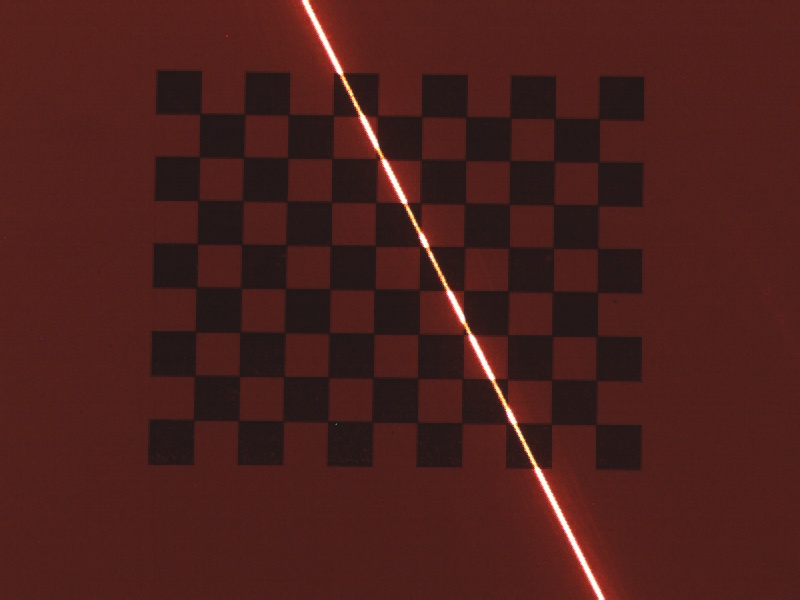
//> input picture StructLight0.jpg, 800 x 600 px
$ ./Thinner   (built with g++ and OpenCV 4)
//> lines starting //> are read from the running program, lines starting //| are printed output that depends on the picture; after the words box and inside, x2 and y2 are one past the last pixel; in counts of white or black regions, pixels touching at a corner belong together
#include<opencv2/opencv.hpp>
using namespace std;
using namespace cv;
void thinner(Mat &image,Mat &result,int maxitrator=-1)
{
	image.copyTo(result);
	int count=0;//记录迭代次数
	while(1)
	{
		count++;
		if(maxitrator!=-1 && count>maxitrator)
			break;
		vector<Point>flagPoint;//用于标记要删除的点//vector<pair<int,int>>flagPoint
		//进行点标记
		for(int i=0;i<image.rows;i++)
		{
			for(int j=0;j<image.cols;j++)
			{
				//满足以下四个条件，进行标记
				//p9 p2 p3
				//p8 p1 p4
				//p7 p6 p5
				int p1=result.at<uchar>(i,j);
				int p2=(i==0)?0:result.at<uchar>(i-1,j);
				int p3=(i==0 || j==result.cols-1)?0:result.at<uchar>(i-1,j+1);
				int p4=(j==result.cols-1)?0:result.at<uchar>(i,j+1);
				int p5=(i==result.rows-1 || j==image.cols-1)?0:result.at<uchar>(i+1,j+1);
				int p6=(i==result.rows-1)?0:result.at<uchar>(i+1,j);
				int p7=(i==result.rows-1 || j==0)?0:result.at<uchar>(i+1,j-1);
				int p8=(j==0)?0:result.at<uchar>(i,j-1);
				int p9=(i==0 || j==0)?0:result.at<uchar>(i-1,j-1);
				if((p2+p3+p4+p5+p6+p7+p8+p9)>=2 && (p2+p3+p4+p5+p6+p7+p8+p9)<=6)
				{
					int ap=0;
					if(p2==0 && p3==1) ++ap;
					if(p3==0 && p4==1) ++ap;
					if(p4==0 && p5==1) ++ap;
					if(p5==0 && p6==1) ++ap;
					if(p6==0 && p7==1) ++ap;
					if(p7==0 && p8==1) ++ap;
					if(p8==0 && p9==1) ++ap;
					if(p9==0 && p2==1) ++ap;
					if(ap==1)
					{
						if(p2*p4*p6==0)
						{
							if(p4*p6*p8==0)
								//记入标记点
								flagPoint.push_back(Point(i,j));
						}
					}
				}
			}
		}
		//将标记点删除
		//vector<Vec2b>::const_iterator it=flagPoint.begin();
		for(vector<Point>::const_iterator it=flagPoint.begin();it!=flagPoint.end();it++)
			result.at<uchar>((*it).x,(*it).y)=0;
		//直到没有点满足，算法结束
		if(flagPoint.size()==0)
			break;
		else
			flagPoint.clear();
		//再对点进行标记
		for(int i=0;i<image.rows;i++)
		{
			for(int j=0;j<image.cols;j++)
			{
				//满足以下四个条件，进行标记
				//p9 p2 p3
				//p8 p1 p4
				//p7 p6 p5
				int p1=result.at<uchar>(i,j);
				if(p1!=1) continue;
				int p2=(i==0)?0:result.at<uchar>(i-1,j);
				int p3=(i==0 || j==result.cols-1)?0:result.at<uchar>(i-1,j+1);
				int p4=(j==result.cols-1)?0:result.at<uchar>(i,j+1);
				int p5=(i==result.rows-1 || j==image.cols-1)?0:result.at<uchar>(i+1,j+1);
				int p6=(i==result.rows-1)?0:result.at<uchar>(i+1,j);
				int p7=(i==result.rows-1 || j==0)?0:result.at<uchar>(i+1,j-1);
				int p8=(j==0)?0:result.at<uchar>(i,j-1);
				int p9=(i==0 || j==0)?0:result.at<uchar>(i-1,j-1);
				if((p2+p3+p4+p5+p6+p7+p8+p9)>=2 && (p2+p3+p4+p5+p6+p7+p8+p9)<=6)
				{
					int ap=0;
					if(p2==0 && p3==1) ++ap;
					if(p3==0 && p4==1) ++ap;
					if(p4==0 && p5==1) ++ap;
					if(p5==0 && p6==1) ++ap;
					if(p6==0 && p7==1) ++ap;
					if(p7==0 && p8==1) ++ap;
					if(p8==0 && p9==1) ++ap;
					if(p9==0 && p2==1) ++ap;
					if(ap==1)
					{
						if(p2*p4*p8==0)
						{
							if(p2*p6*p8==0)
								//记入标记点
								flagPoint.push_back(Point(i,j));
						}
					}
				}
			}
		}
		//将标记点删除
		for(vector<Point>::const_iterator it=flagPoint.begin();it!=flagPoint.end();it++)
			result.at<uchar>((*it).x,(*it).y)=0;
		//直到没有点满足，算法结束
		if(flagPoint.size()==0)
			break;
		else
			flagPoint.clear();
	}
	cout<<count<<endl;
}
void main()
{
	Mat result;
	Mat binary;
	Mat opend;
	Mat element(3,3,CV_8UC1,Scalar(1));
	Mat img=imread("StructLight0.JPG",0);//读入灰度图像
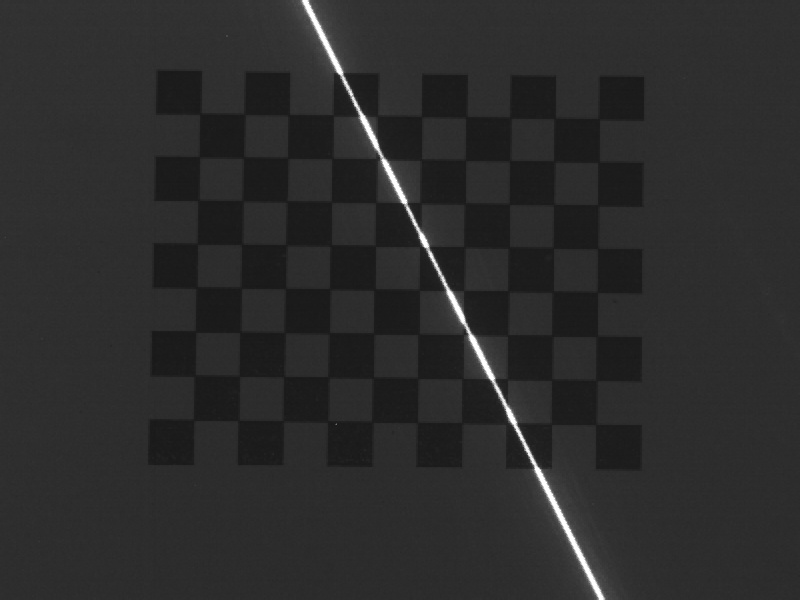
//> img: 600 rows x 800 cols, CV_8UC1; min 23, max 255, mean 44.1
	medianBlur(img,img,3);
	threshold(img,binary,128,255,THRESH_BINARY|THRESH_OTSU);
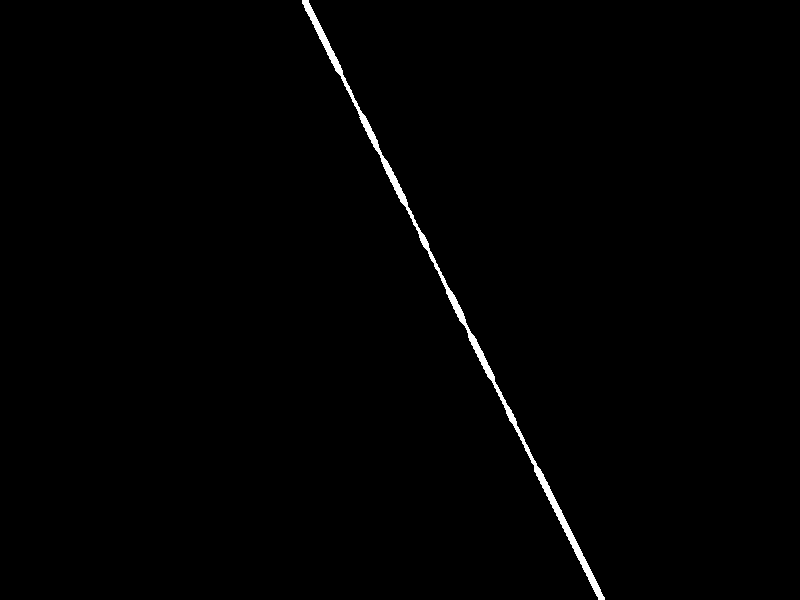
//> binary: 600 rows x 800 cols, CV_8UC1; 0.76% white; 1 white region, box (x1, y1, x2, y2) and area: (302, 0, 605, 600) 3654
	imshow("binary",binary);
	imwrite("binary.jpg",binary);
	/*medianBlur(binary,opend,3);
	dilate(opend,opend,element);
	imshow("opend",opend);*/
	threshold(binary,binary,128,1,THRESH_BINARY);//这个不是一般的二值，而是根据阈值来设定灰度值
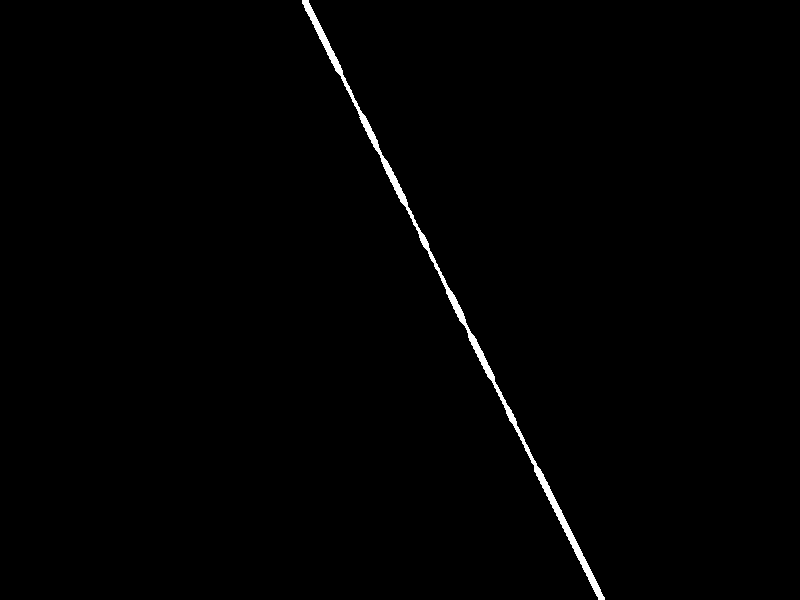
//> binary: 600 rows x 800 cols, CV_8UC1; values 0 (black) and 1 (white), 0.76% white; 1 white region, box (x1, y1, x2, y2) and area: (302, 0, 605, 600) 3654
	//imshow("img",img);
	thinner(binary,result);
//> after the loop in thinner, `while(1)`:
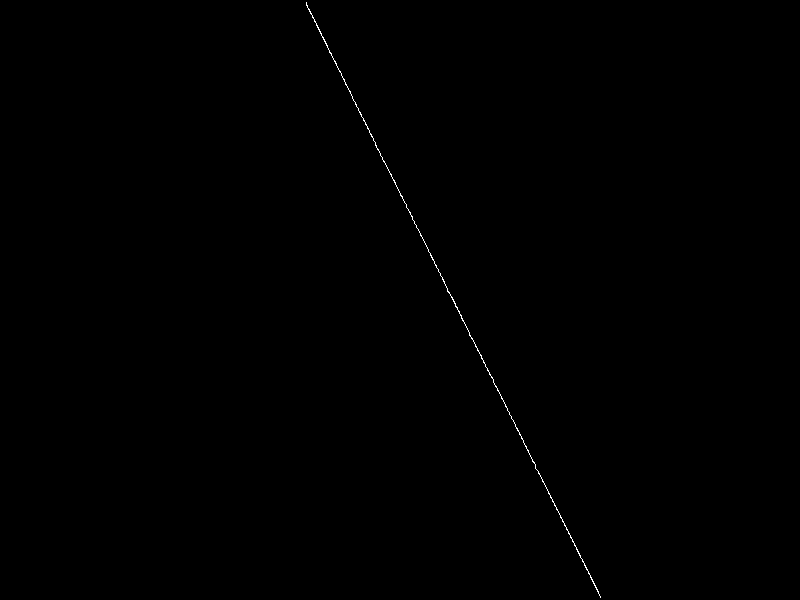
//> result: 600 rows x 800 cols, CV_8UC1; values 0 (black) and 1 (white), 0.15% white in thin lines or dots, all inside (x1, y1, x2, y2) = (306, 2, 601, 598)
//> after the loop in thinner, `while(1)`: count = 3
//| 3
	for(int i=0;i<result.rows;i++)
	{
		for(int j=0;j<result.cols;j++)
		{
			if(result.at<uchar>(i,j)==1)
				result.at<uchar>(i,j)=255;
		}
	}
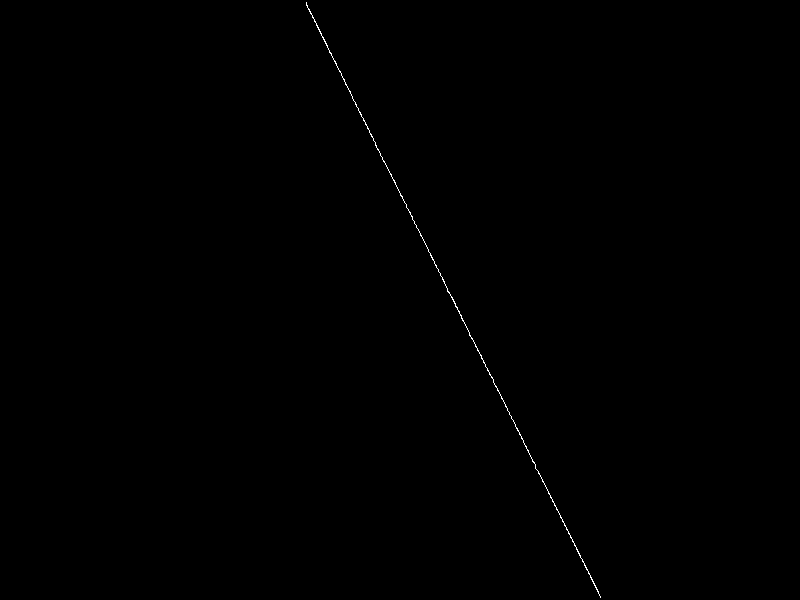
//> result: 600 rows x 800 cols, CV_8UC1; 0.15% white in thin lines or dots, all inside (x1, y1, x2, y2) = (306, 2, 601, 598)
	imshow("result",result);
	imwrite("result.jpg",result);
	waitKey();
}
